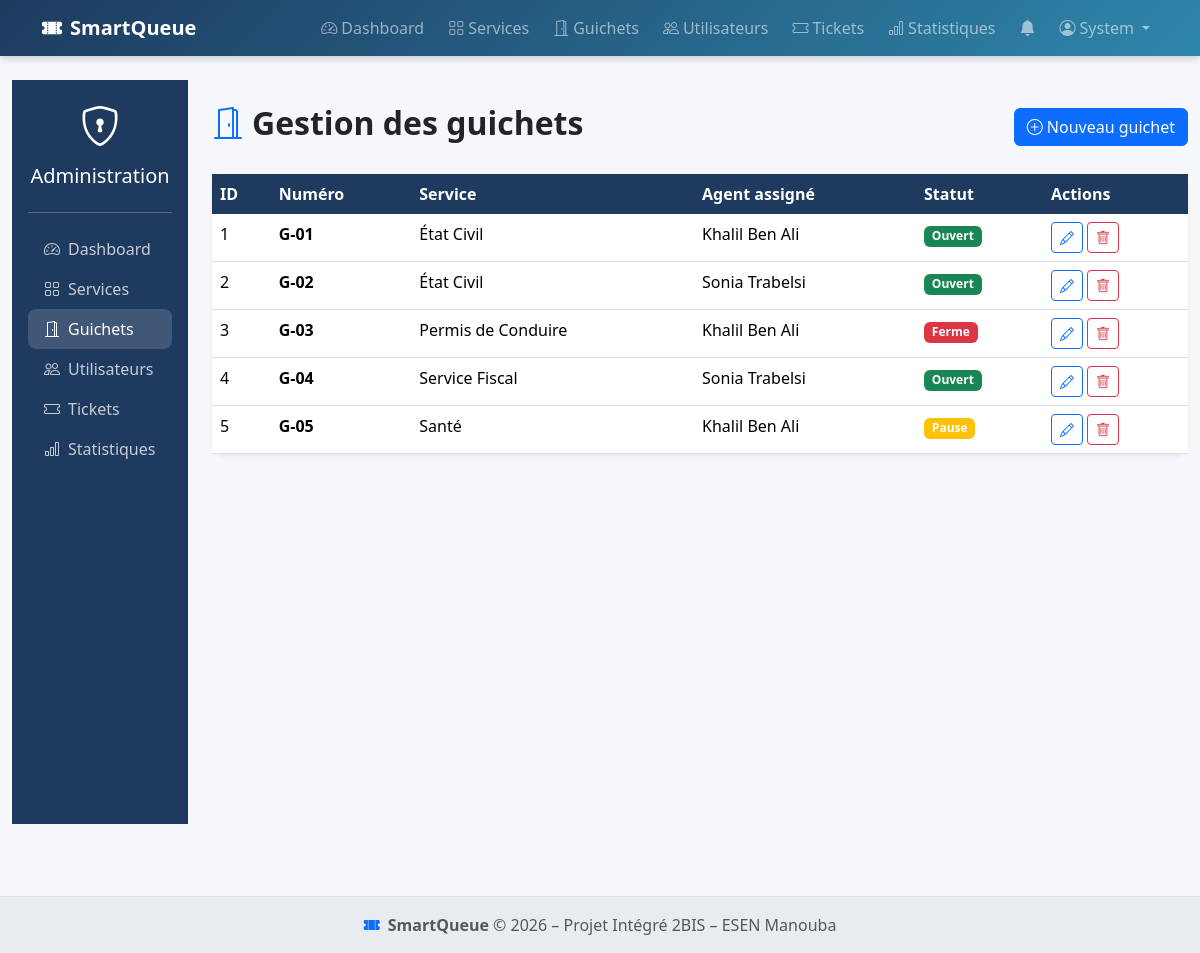
The page /admin/guichets.php (signed in) on the database its author committed.
### tables this page shows
CREATE TABLE `guichets` (
  `id`         INT AUTO_INCREMENT PRIMARY KEY,
  `numero`     VARCHAR(20) NOT NULL,
  `service_id` INT NOT NULL,
  `agent_id`   INT DEFAULT NULL,
  `statut`     ENUM('ouvert','ferme','pause') NOT NULL DEFAULT 'ferme',
  `created_at` DATETIME DEFAULT CURRENT_TIMESTAMP,
  FOREIGN KEY (`service_id`) REFERENCES `services`(`id`) ON DELETE CASCADE,
  FOREIGN KEY (`agent_id`)   REFERENCES `utilisateurs`(`id`) ON DELETE SET NULL
);

CREATE TABLE `services` (
  `id`           INT AUTO_INCREMENT PRIMARY KEY,
  `nom`          VARCHAR(150) NOT NULL,
  `description`  TEXT,
  `capacite_max` INT NOT NULL DEFAULT 50,
  `duree_moy`    INT NOT NULL DEFAULT 10  COMMENT 'Durée moyenne en minutes',
  `est_actif`    TINYINT(1) NOT NULL DEFAULT 1,
  `created_at`   DATETIME DEFAULT CURRENT_TIMESTAMP
);

### config/session.php (called while the page is built, shortened)
<?php
function isLoggedIn(): bool {
    return isset($_SESSION['user_id']);
}
function currentUser(): array {
    return [
        'id'    => $_SESSION['user_id']    ?? null,
        'nom'   => $_SESSION['user_nom']   ?? '',
        'prenom'=> $_SESSION['user_prenom']?? '',
        'role'  => $_SESSION['user_role']  ?? '',
        'email' => $_SESSION['user_email'] ?? '',
    ];
}
?>

### admin/guichets.php (the view, shortened to what this page needs)
<?php
require_once '../config/session.php';
require_once '../config/connexion.php';
$stmt = $conn->query("
    SELECT g.*, s.nom as service_nom,
           CONCAT(u.prenom, ' ', u.nom) as agent_nom
    FROM guichets g
    JOIN services s ON g.service_id = s.id
    LEFT JOIN utilisateurs u ON g.agent_id = u.id
    ORDER BY g.numero
");
$guichets = $stmt->fetchAll();
?>
<?php include '../layout/header.php'; ?>
<div class="container-fluid">
    <div class="row">
        <div class="col-md-3 col-lg-2">
            <div class="sq-sidebar p-3">
                <?php include 'sidebar.php'; ?>
            </div>
        </div>
        <div class="col-md-9 col-lg-10 py-4">
            <div class="d-flex justify-content-between align-items-center mb-4">
                <h2 class="fw-bold">
                    <i class="bi bi-door-open text-primary me-2"></i>Gestion des guichets
                </h2>
                <a href="guichet_edit.php" class="btn btn-primary">
                    <i class="bi bi-plus-circle me-1"></i>Nouveau guichet
                </a>
            </div>
            <div class="card border-0 shadow-sm">
                <div class="card-body p-0">
                    <div class="table-responsive">
                        <table class="table table-hover mb-0">
                            <thead class="table-dark">
                                <tr>
                                    <th>ID</th>
                                    <th>Numéro</th>
                                    <th>Service</th>
                                    <th>Agent assigné</th>
                                    <th>Statut</th>
                                    <th>Actions</th>
                                </tr>
                            </thead>
                            <tbody>
                                <?php foreach ($guichets as $guichet): ?>
                                    <tr>
                                        <td><?= $guichet['id'] ?></td>
                                        <td class="fw-bold"><?= htmlspecialchars($guichet['numero']) ?></td>
                                        <td><?= htmlspecialchars($guichet['service_nom']) ?></td>
                                        <td><?= htmlspecialchars($guichet['agent_nom'] ?? 'Non assigné') ?></td>
                                        <td>
                                            <span class="badge <?= $guichet['statut'] === 'ouvert' ? 'bg-success' : ($guichet['statut'] === 'pause' ? 'bg-warning' : 'bg-danger') ?>">
                                                <?= ucfirst($guichet['statut']) ?>
                                            </span>
                                        </td>
                                        <td>
                                            <a href="guichet_edit.php?id=<?= $guichet['id'] ?>" class="btn btn-sm btn-outline-primary">
                                                <i class="bi bi-pencil"></i>
                                            </a>
                                            <button class="btn btn-sm btn-outline-danger"
                                                    data-sq-confirm="Supprimer ce guichet ?"
                                                    data-sq-action="?delete=<?= $guichet['id'] ?>">
                                                <i class="bi bi-trash"></i>
                                            </button>
                                        </td>
                                    </tr>
                                <?php endforeach; ?>
                            </tbody>
                        </table>
                    </div>
                </div>
            </div>
        </div>
    </div>
</div>
<?php include '../layout/footer.php'; ?>

### layout/header.php (shortened to what this page needs)
<!doctype html>
<html lang="fr">
<head>
  <link href="https://cdn.jsdelivr.net/npm/bootstrap@5.3.3/dist/css/bootstrap.min.css" rel="stylesheet">
  <link href="https://cdn.jsdelivr.net/npm/bootstrap-icons@1.11.3/font/bootstrap-icons.min.css" rel="stylesheet">
  <link rel="stylesheet" href="/smartqueue/styles/style.css">
</head>
<body>
<?php
require_once __DIR__ . '/../config/session.php';
$user = currentUser();
$role = $user['role'] ?? '';
$dashLink = '/smartqueue/index.php';
if ($role === 'admin')   $dashLink = '/smartqueue/admin/dashboard.php';
?>
<nav class="navbar navbar-expand-lg navbar-dark sq-navbar sticky-top">
  <div class="container">
    <a class="navbar-brand fw-bold" href="<?= $dashLink ?>">
      <i class="bi bi-ticket-perforated-fill me-2"></i>SmartQueue
    </a>
    <div class="collapse navbar-collapse" id="navMain">
      <ul class="navbar-nav ms-auto align-items-center gap-2">
        <?php if (!isLoggedIn()): ?>
          <li class="nav-item">
            <a class="nav-link" href="/smartqueue/index.php">
              <i class="bi bi-house me-1"></i>Accueil
            </a>
          </li>
          <li class="nav-item">
            <a class="btn btn-outline-light btn-sm" href="/smartqueue/auth/login.php">
              <i class="bi bi-box-arrow-in-right me-1"></i>Connexion
            </a>
          </li>
          <li class="nav-item">
            <a class="btn btn-light btn-sm text-primary" href="/smartqueue/auth/register.php">
              <i class="bi bi-person-plus me-1"></i>Inscription
            </a>
          </li>
        <?php elseif ($role === 'admin'): ?>
          <li class="nav-item">
            <a class="nav-link" href="/smartqueue/admin/dashboard.php"
               data-bs-toggle="tooltip" title="Tableau de bord">
              <i class="bi bi-speedometer2 me-1"></i>Dashboard
            </a>
          </li>
          <li class="nav-item">
            <a class="nav-link" href="/smartqueue/admin/services.php">
              <i class="bi bi-grid me-1"></i>Services
            </a>
          </li>
          <li class="nav-item">
            <a class="nav-link" href="/smartqueue/admin/guichets.php">
              <i class="bi bi-door-open me-1"></i>Guichets
            </a>
          </li>
          <li class="nav-item">
            <a class="nav-link" href="/smartqueue/admin/utilisateurs.php">
              <i class="bi bi-people me-1"></i>Utilisateurs
            </a>
          </li>
          <li class="nav-item">
            <a class="nav-link" href="/smartqueue/admin/tickets.php">
              <i class="bi bi-ticket me-1"></i>Tickets
            </a>
          </li>
          <li class="nav-item">
            <a class="nav-link" href="/smartqueue/admin/stats.php">
              <i class="bi bi-bar-chart me-1"></i>Statistiques
            </a>
          </li>
        <?php endif; ?>
        <?php if (isLoggedIn()): ?>
          <li class="nav-item">
            <a class="nav-link position-relative" href="/smartqueue/notifications.php"
               data-bs-toggle="tooltip" title="Notifications">
              <i class="bi bi-bell-fill"></i>
            </a>
          </li>
          <li class="nav-item dropdown">
            <a class="nav-link dropdown-toggle d-flex align-items-center gap-1"
               href="#" data-bs-toggle="dropdown">
              <i class="bi bi-person-circle"></i>
              <?= htmlspecialchars($user['prenom']) ?>
            </a>
          </li>
        <?php endif; ?>
      </ul>
    </div>
  </div>
</nav>
<main class="py-4">

### admin/sidebar.php
<div class="text-center mb-4">
    <i class="bi bi-shield-lock fs-1"></i>
    <h5 class="mt-2">Administration</h5>
</div>
<hr class="bg-light">
<nav class="nav flex-column">
    <a class="nav-link <?= basename($_SERVER['PHP_SELF']) == 'dashboard.php' ? 'active' : '' ?>"
       href="dashboard.php">
        <i class="bi bi-speedometer2 me-2"></i>Dashboard
    </a>
    <a class="nav-link <?= basename($_SERVER['PHP_SELF']) == 'services.php' || basename($_SERVER['PHP_SELF']) == 'service_edit.php' ? 'active' : '' ?>"
       href="services.php">
        <i class="bi bi-grid me-2"></i>Services
    </a>
    <a class="nav-link <?= basename($_SERVER['PHP_SELF']) == 'guichets.php' || basename($_SERVER['PHP_SELF']) == 'guichet_edit.php' ? 'active' : '' ?>"
       href="guichets.php">
        <i class="bi bi-door-open me-2"></i>Guichets
    </a>
    <a class="nav-link <?= basename($_SERVER['PHP_SELF']) == 'utilisateurs.php' ? 'active' : '' ?>"
       href="utilisateurs.php">
        <i class="bi bi-people me-2"></i>Utilisateurs
    </a>
    <a class="nav-link <?= basename($_SERVER['PHP_SELF']) == 'tickets.php' ? 'active' : '' ?>"
       href="tickets.php">
        <i class="bi bi-ticket me-2"></i>Tickets
    </a>
    <a class="nav-link <?= basename($_SERVER['PHP_SELF']) == 'stats.php' ? 'active' : '' ?>"
       href="stats.php">
        <i class="bi bi-bar-chart me-2"></i>Statistiques
    </a>
</nav>

### layout/footer.php (shortened to what this page needs)
</main>
<footer class="sq-footer text-center text-muted py-3 mt-5">
  <p class="mb-0">
    <i class="bi bi-ticket-perforated-fill text-primary me-1"></i>
    <strong>SmartQueue</strong> &copy; <?= date('Y') ?> –
    Projet Intégré 2BIS – ESEN Manouba
  </p>
</footer>
</body>
</html>

### style.css (style rules this page uses)
:root { --sq-primary: #1E3A5F; --sq-accent: #2E86AB; --sq-light: #E8F4F8; --sq-success: #198754; --sq-warning: #ffc107; --sq-danger: #dc3545; --sq-transition: .3s ease; }
body { background-color: #f5f7fa; font-family: 'Segoe UI', system-ui, sans-serif; min-height: 100vh; display: flex; flex-direction: column; }
main { flex: 1; }
.sq-navbar { background: linear-gradient(135deg, var(--sq-primary) 0%, var(--sq-accent) 100%); box-shadow: 0 2px 8px rgba(0,0,0,.2); }
.sq-footer { background: #e9ecef; border-top: 1px solid #dee2e6; }
.card { border: none; box-shadow: 0 2px 8px rgba(0,0,0,.08); border-radius: .75rem; transition: box-shadow var(--sq-transition), transform var(--sq-transition); }
.table thead th { background-color: var(--sq-primary); color: #fff; border: none; }
.sq-sidebar { background: var(--sq-primary); min-height: calc(100vh - 56px); color: #fff; }
.sq-sidebar .nav-link { color: rgba(255,255,255,.75); border-radius: .5rem; }
.sq-sidebar .nav-link:hover, .sq-sidebar .nav-link.active { background: rgba(255,255,255,.15); color: #fff; }

### rows shown on the page
guichets: id "1", numero "G-01", service.nom "État Civil", agent_nom "Khalil Ben Ali", statut "Ouvert"
guichets: id "2", numero "G-02", service.nom "État Civil", agent_nom "Sonia Trabelsi", statut "Ouvert"
guichets: id "3", numero "G-03", service.nom "Permis de Conduire", agent_nom "Khalil Ben Ali", statut "Ferme"
guichets: id "4", numero "G-04", service.nom "Service Fiscal", agent_nom "Sonia Trabelsi", statut "Ouvert"
guichets: id "5", numero "G-05", service.nom "Santé", agent_nom "Khalil Ben Ali", statut "Pause"

### other values the page prints
$user['prenom'] "System"
